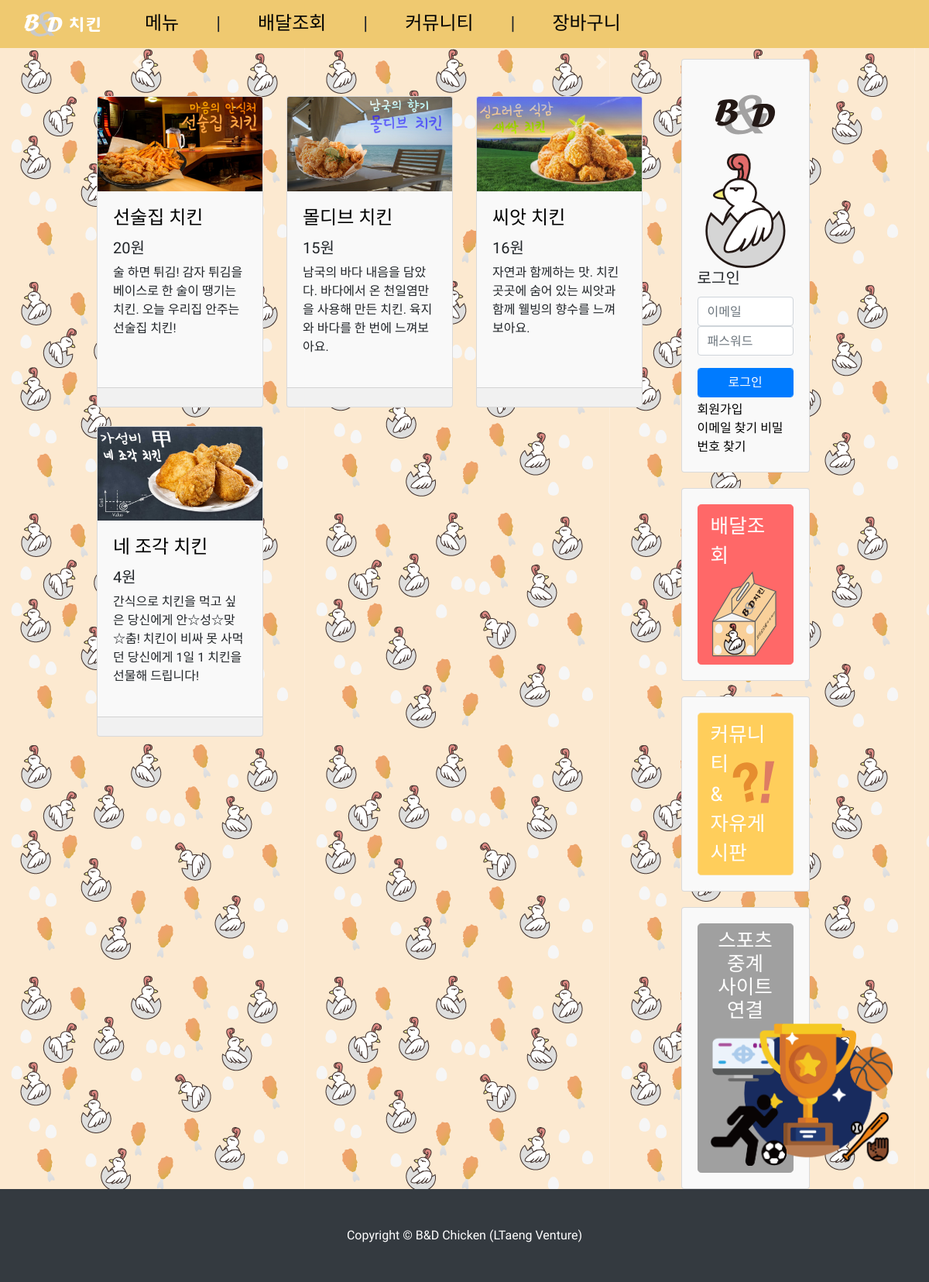
Before: / with the older database file.
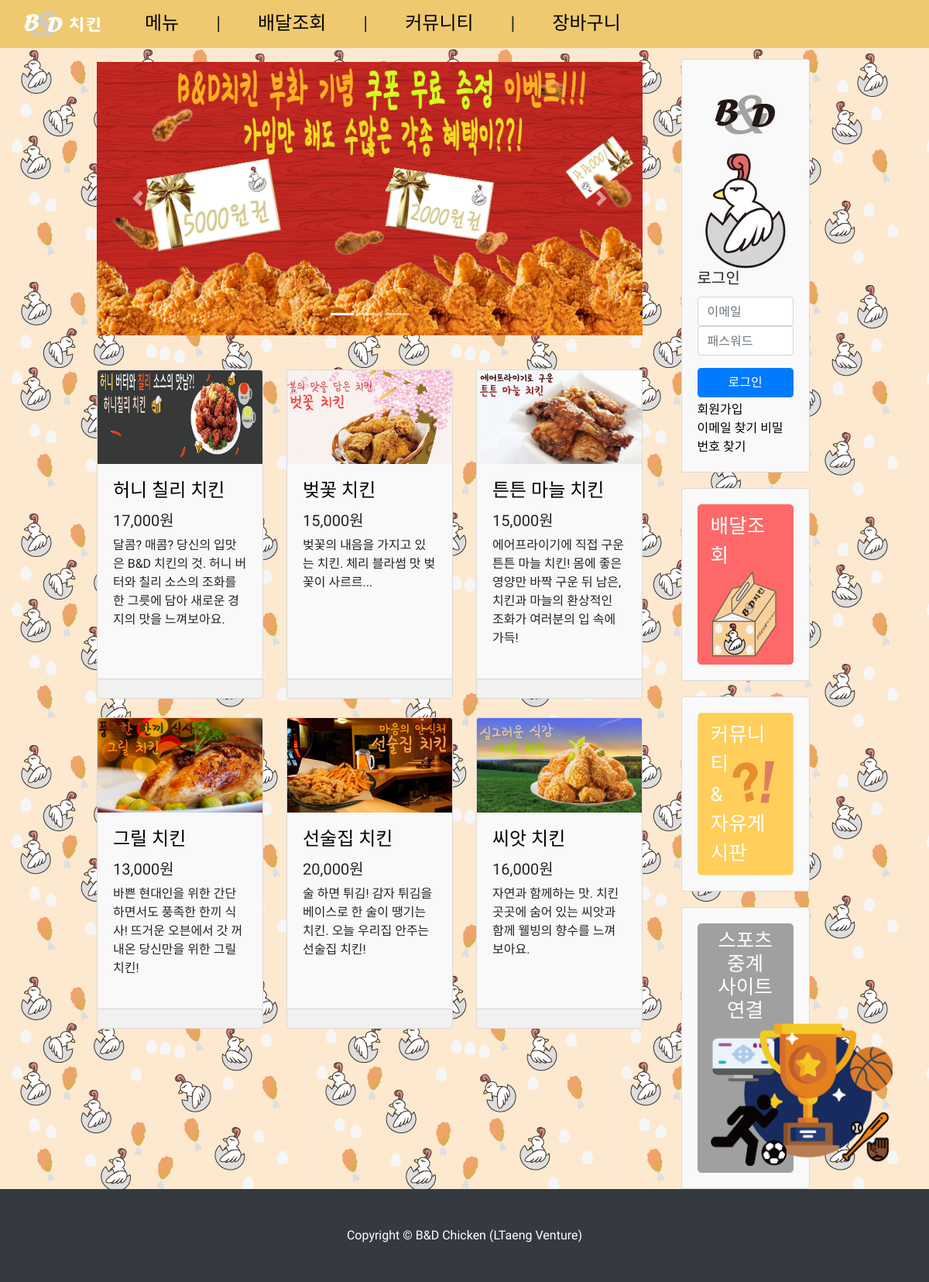
After: the same page with the newer database file.
### tables this page shows
CREATE TABLE `items` (
  `ID` int(11) NOT NULL,
  `title` varchar(40) NOT NULL,
  `price` varchar(40) NOT NULL,
  `context` mediumtext NOT NULL,
  `rec` tinyint(1) NOT NULL
);

CREATE TABLE `items_carousel` (
  `ID` int(11) NOT NULL,
  `itemId` int(11) NOT NULL,
  `img` varchar(100) NOT NULL
);

### index.php (the view, shortened to what the changed rows need)
<?php
include "/var/www/html/WebProgramming/sql/connection/dbconnect.php";
mysqli_query($con, "set session character_set_connection=utf8;");
mysqli_query($con, "set session character_set_results=utf8;");
mysqli_query($con, "set session character_set_client=utf8;");
?>
<!DOCTYPE html>
<html>
    <head>
        <link href="./vendor/bootstrap/css/bootstrap.min.css" rel="stylesheet">
        <link rel="stylesheet" type="text/css" href="css/style.css?v=0.0.1">
    </head>
    <body>
  <div class="container-fluid" style="padding-left: 125px; padding-right: 125px; background-image: url('./assets/images/background-2.png');">
    <div class="row">
      <div class="col-lg-9">
        <div id="carouselExampleIndicators" class="carousel slide my-4" data-ride="carousel">
          <ol class="carousel-indicators">
            <li data-target="#carouselExampleIndicators" data-slide-to="0" class="active"></li>
            <li data-target="#carouselExampleIndicators" data-slide-to="1"></li>
            <li data-target="#carouselExampleIndicators" data-slide-to="2"></li>
          </ol>
          <div class="carousel-inner" role="listbox">
            <?php
            $carousel_sql = "SELECT * FROM `items_carousel` ORDER BY `ID` DESC";
            $result = mysqli_query($con, $carousel_sql);
            while ($row = mysqli_fetch_assoc($result)) {
                if ($row['itemId'] != -1)
                    $url = './pages/chicken/details.php?id=' . $row['itemId'];
                else
                    $url = '#';
                echo '
                    <a class="carousel-item" href="' . $url . '">
                      <img class="d-block img-fluid" src="' . $row['img'] . '">
                    </a>
                ';
            }
            ?>
          </div>
        </div>
        <div class="row">
          <?php
          $sql = "SELECT `ID`, `title`, `price`, `context`, (SELECT `url` FROM `item_images` WHERE `itemId` = `items`.`ID`) as `url` FROM `items` WHERE `rec` = 1 ORDER BY `ID` DESC LIMIT 0, 6";
          $result = mysqli_query($con, $sql);
          while ($row = mysqli_fetch_assoc($result)) {
              echo '
              <div class="col-lg-4 col-md-6 mb-4">
                <div class="card h-100">
                  <a href="./pages/chicken/details.php?id=' . $row['ID'] . '"><img class="card-img-top" src="./' . $row['url'] . '" alt=""></a>
                  <div class="card-body">
                    <h4 class="card-title">
                      <a href="#">' . $row['title'] . '</a>
                    </h4>
                    <h5>' . number_format($row['price']) . '원</h5>
                    <p class="card-text">' . $row['context'] . '</p>
                  </div>
                  <div class="card-footer"></div>
                </div>
              </div>';
          }
          ?>
        </div>
      </div>
    </div>
  </div>
    </body>
</html>

Changed rows visible on the page:
no longer on this page (row edited): items: shows a picture, title "몰디브 치킨", price "15", context "남국의 바다 내음을 담았다. 바다에서 온 천일염만을 사용해 만든 치킨. 육지와 바다를 한 번에 느껴보아요."
no longer on this page (row edited): items: shows a picture, title "네 조각 치킨", price "4", context "간식으로 치킨을 먹고 싶은 당신에게 안☆성☆맞☆춤! 치킨이 비싸 못 사먹던 당신에게 1일 1 치킨을 선물해 드립니다!"
added items_carousel: img (picture)
added items: shows a picture, title "허니 칠리 치킨", price "17,000", context "달콤? 매콤? 당신의 입맛은 B&D 치킨의 것. 허니 버터와 칠리 소스의 조화를 한 그릇에 담아 새로운 경지의 맛을 느껴보아요."
added items: shows a picture, title "벚꽃 치킨", price "15,000", context "벚꽃의 내음을 가지고 있는 치킨. 체리 블라썸 맛 벚꽃이 사르르..."
added items: shows a picture, title "튼튼 마늘 치킨", price "15,000", context "에어프라이기에 직접 구운 튼튼 마늘 치킨! 몸에 좋은 영양만 바짝 구운 뒤 남은, 치킨과 마늘의 환상적인 조화가 여러분의 입 속에 가득!"
added items: shows a picture, title "그릴 치킨", price "13,000", context "바쁜 현대인을 위한 간단하면서도 풍족한 한끼 식사! 뜨거운 오븐에서 갓 꺼내온 당신만을 위한 그릴 치킨!"
changed items "선술집 치킨": price "20" → "20,000"
changed items "씨앗 치킨": price "16" → "16,000"
